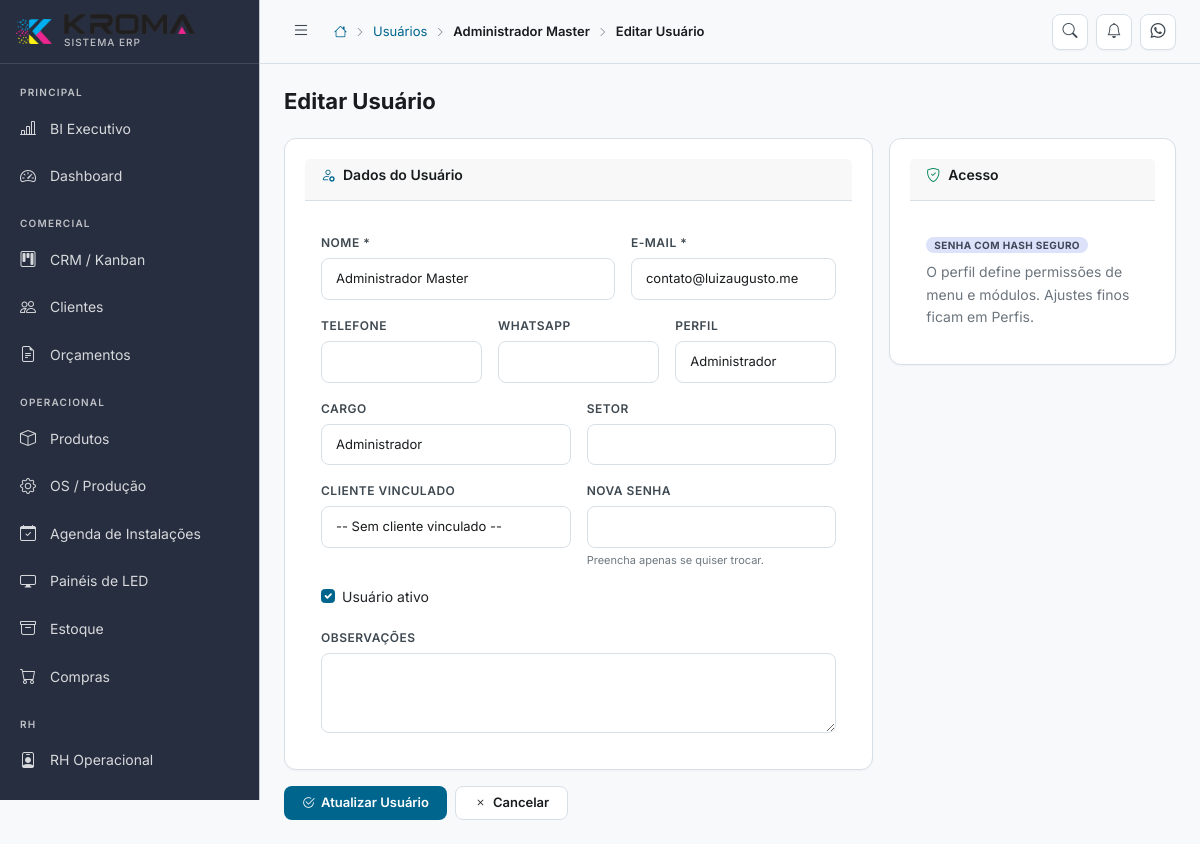
The page /usuarios/1/editar (signed in) on the database its author committed.
### tables this page shows
CREATE TABLE IF NOT EXISTS usuarios (
    id              INT UNSIGNED AUTO_INCREMENT PRIMARY KEY,
    perfil_id       INT UNSIGNED NOT NULL,
    nome            VARCHAR(150) NOT NULL,
    email           VARCHAR(150) NOT NULL UNIQUE,
    senha           VARCHAR(255) NOT NULL,
    telefone        VARCHAR(20),
    whatsapp        VARCHAR(20),
    foto            VARCHAR(300),
    cargo           VARCHAR(100),
    setor           VARCHAR(100),
    cliente_id      INT UNSIGNED,
    ativo           TINYINT(1) DEFAULT 1,
    primeiro_acesso TINYINT(1) DEFAULT 1,
    ultimo_acesso   DATETIME,
    ip_ultimo       VARCHAR(45),
    token_reset     VARCHAR(100),
    token_expira    DATETIME,
    observacoes     TEXT,
    created_at      DATETIME DEFAULT CURRENT_TIMESTAMP,
    updated_at      DATETIME DEFAULT CURRENT_TIMESTAMP ON UPDATE CURRENT_TIMESTAMP,
    FOREIGN KEY (perfil_id) REFERENCES perfis(id),
    INDEX idx_cliente (cliente_id)
);

CREATE TABLE IF NOT EXISTS perfis (
    id          INT UNSIGNED AUTO_INCREMENT PRIMARY KEY,
    nome        VARCHAR(50) NOT NULL UNIQUE,
    label       VARCHAR(100) NOT NULL,
    descricao   TEXT,
    nivel       TINYINT DEFAULT 5 COMMENT 'Nível hierárquico: 1=mais alto',
    ativo       TINYINT(1) DEFAULT 1,
    created_at  DATETIME DEFAULT CURRENT_TIMESTAMP
);

### app/Controllers/UsuarioController.php (called while the page is built, shortened)
<?php
class UsuarioController
{
    public function editar(string $id): void
    {
        $usuario = $this->buscarPorId($id);
        $perfis      = $this->getPerfis();
        require APP_PATH . '/Views/usuarios/form.php';
        require APP_PATH . '/Views/layouts/main.php';
    }
    private function buscarPorId(string $id): ?array
    {
        try {
            $stmt = db()->prepare(
                "SELECT u.*, c.nome AS cliente_nome
                 FROM usuarios u
                 LEFT JOIN clientes c ON c.id = u.cliente_id
                 WHERE u.id = ?"
            );
            $stmt->execute([$id]);
            return $stmt->fetch() ?: null;
        } catch (\Exception $e) { return null; }
    }
    private function getPerfis(): array
    {
        try {
            return db()->query("SELECT * FROM perfis WHERE ativo = 1 ORDER BY nivel")->fetchAll();
        } catch (\Exception $e) { return []; }
    }
}

### index.php (called while the page is built, shortened)
<?php
require_once CONFIG_PATH . '/database.php';
require_once APP_PATH . '/Services/Router.php';
$router = new App\Services\Router();
$router->dispatch();

### config/database.php (called while the page is built, shortened)
<?php
class Database
{
    private static ?PDO $instance = null;
    public static function getInstance(): PDO
    {
        if (self::$instance === null) {
            try {
                $dsn = sprintf(
                    'mysql:host=%s;port=%s;dbname=%s;charset=%s',
                    DB_HOST, DB_PORT, DB_NAME, DB_CHARSET
                );
                self::$instance = new PDO($dsn, DB_USER, DB_PASS, [
                    PDO::ATTR_ERRMODE            => PDO::ERRMODE_EXCEPTION,
                    PDO::ATTR_DEFAULT_FETCH_MODE => PDO::FETCH_ASSOC,
                    PDO::ATTR_EMULATE_PREPARES   => false,
                    PDO::MYSQL_ATTR_INIT_COMMAND => "SET NAMES utf8mb4 COLLATE utf8mb4_unicode_ci",
                ]);
            } catch (PDOException $e) {
                if (APP_ENV === 'development') {
                    die('Erro de conexão com banco de dados: ' . $e->getMessage());
                } else {
                    die('Erro interno do sistema. Tente novamente mais tarde.');
                }
            }
        }
        return self::$instance;
    }
}
function db(): PDO
{
    return Database::getInstance();
}

### app/Views/usuarios/form.php (the view, shortened to what this page needs)
<?php
$isEdicao = !empty($usuario['id']);
$action = $isEdicao ? APP_URL . '/usuarios/' . $usuario['id'] . '/editar' : APP_URL . '/usuarios/novo';
?>
<form action="<?= $action ?>" method="POST" data-loading>
    <div class="row g-3">
        <div class="col-lg-8">
            <div class="card">
                <div class="card-header">
                    <h6 class="card-title"><i class="bi bi-person-gear me-2 text-primary-kroma"></i>Dados do Usuário</h6>
                </div>
                <div class="p-3">
                    <div class="row g-3">
                        <div class="col-md-7">
                            <label class="form-label">Nome *</label>
                            <input class="form-control" name="nome" required value="<?= htmlspecialchars($usuario['nome'] ?? '') ?>">
                        </div>
                        <div class="col-md-5">
                            <label class="form-label">E-mail *</label>
                            <input class="form-control" type="email" name="email" required value="<?= htmlspecialchars($usuario['email'] ?? '') ?>">
                        </div>
                        <div class="col-md-4">
                            <label class="form-label">Telefone</label>
                            <input class="form-control" name="telefone" data-mask="telefone" value="<?= htmlspecialchars($usuario['telefone'] ?? '') ?>">
                        </div>
                        <div class="col-md-4">
                            <label class="form-label">WhatsApp</label>
                            <input class="form-control" name="whatsapp" data-mask="telefone" value="<?= htmlspecialchars($usuario['whatsapp'] ?? '') ?>">
                        </div>
                        <div class="col-md-4">
                            <label class="form-label">Perfil</label>
                            <select class="form-select" name="perfil_id">
                                <?php foreach ($perfis as $perfil): ?>
                                <option value="<?= $perfil['id'] ?>" <?= ($usuario['perfil_id'] ?? '') == $perfil['id'] ? 'selected' : '' ?>>
                                    <?= htmlspecialchars($perfil['label']) ?>
                                </option>
                                <?php endforeach; ?>
                            </select>
                        </div>
                        <div class="col-md-6">
                            <label class="form-label">Cargo</label>
                            <input class="form-control" name="cargo" value="<?= htmlspecialchars($usuario['cargo'] ?? '') ?>">
                        </div>
                        <div class="col-md-6">
                            <label class="form-label">Setor</label>
                            <input class="form-control" name="setor" value="<?= htmlspecialchars($usuario['setor'] ?? '') ?>">
                        </div>
                        <div class="col-md-6">
                            <label class="form-label">Cliente vinculado</label>
                            <select class="form-select" name="cliente_id">
                                <option value="">-- Sem cliente vinculado --</option>
                            </select>
                        </div>
                        <div class="col-md-6">
                            <label class="form-label"><?= $isEdicao ? 'Nova Senha' : 'Senha *' ?></label>
                            <input class="form-control" type="password" name="senha" <?= $isEdicao ? '' : 'required' ?> autocomplete="new-password">
                            <div class="form-text"><?= $isEdicao ? 'Preencha apenas se quiser trocar.' : 'Mínimo de 8 caracteres.' ?></div>
                        </div>
                        <div class="col-md-6 d-flex align-items-end">
                            <div class="form-check">
                                <input class="form-check-input" type="checkbox" name="ativo" id="ativo" value="1" <?= ($usuario['ativo'] ?? 1) ? 'checked' : '' ?>>
                                <label class="form-check-label" for="ativo">Usuário ativo</label>
                            </div>
                        </div>
                        <div class="col-12">
                            <label class="form-label">Observações</label>
                            <textarea class="form-control" name="observacoes" rows="3"><?= htmlspecialchars($usuario['observacoes'] ?? '') ?></textarea>
                        </div>
                    </div>
                </div>
            </div>
        </div>
        <div class="col-lg-4">
            <div class="card">
                <div class="card-header">
                    <h6 class="card-title"><i class="bi bi-shield-check me-2 text-success-kroma"></i>Acesso</h6>
                </div>
                <div class="p-3">
                    <span class="badge badge-info mb-2">Senha com hash seguro</span>
                    <p class="text-secondary mb-0">O perfil define permissões de menu e módulos. Ajustes finos ficam em Perfis.</p>
                </div>
            </div>
        </div>
    </div>
    <div class="d-flex gap-2 mt-3">
        <button class="btn btn-primary" type="submit"><i class="bi bi-check2-circle"></i> <?= $isEdicao ? 'Atualizar Usuário' : 'Criar Usuário' ?></button>
        <a class="btn btn-secondary" href="<?= APP_URL ?>/usuarios"><i class="bi bi-x"></i> Cancelar</a>
    </div>
</form>

### app/Services/Router.php (shortened to what this page needs)
<?php
class Router
{
    private array $routes = [];
    private string $basePath = '';
    public function __construct()
    {
        $scriptDir = dirname($_SERVER['SCRIPT_NAME']);
        $this->basePath = rtrim($scriptDir, '/');
    }
    private function addRoute(string $method, string $path, $handler): void
    {
        $this->routes[] = [
            'method'  => $method,
            'path'    => $path,
            'handler' => $handler,
        ];
    }
    public function dispatch(): void
    {
        $method = $_SERVER['REQUEST_METHOD'];
        $uri    = $_SERVER['REQUEST_URI'];
        $uri = '/' . ltrim(substr($uri, strlen($this->basePath)), '/');
        $uri = rtrim($uri, '/') ?: '/';
        foreach ($this->routes as $route) {
            if ($route['method'] !== $method) continue;
            $pattern = $this->pathToRegex($route['path']);
            if (preg_match($pattern, $uri, $matches)) {
                $params = array_filter($matches, 'is_string', ARRAY_FILTER_USE_KEY);
                $this->callHandler($route['handler'], $params);
                return;
            }
        }
    }
    private function pathToRegex(string $path): string
    {
        $pattern = preg_replace('/\/:([^\/]+)/', '/(?P<$1>[^/]+)', $path);
        return '#^' . $pattern . '$#';
    }
    private function callHandler($handler, array $params): void
    {
        if (is_string($handler) && strpos($handler, '@') !== false) {
            [$class, $method] = explode('@', $handler);
            $controller = new $fullClass();
            call_user_func_array([$controller, $method], $params);
            return;
        }
    }
}

### rows shown on the page
usuarios: nome "Administrador Master", email "contato@luizaugusto.me", perfil_id "Administrador", cargo "Administrador", ativo "☑"

### other values the page prints
$crumb['label'] "Usuários"
$crumb['label'] "Administrador Master"
